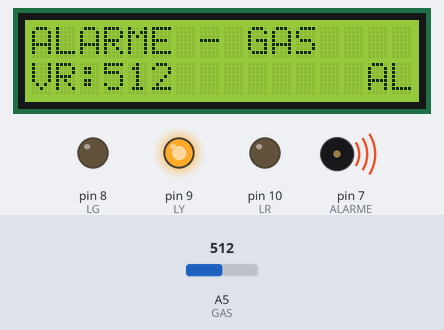
Bench run of a sketch on a simulated Arduino Uno, built with avr-gcc and run on an emulated ATmega328P. On the bench: 16×2 character LCD, output pins drawn as LEDs (lit = HIGH), buzzer (waves = sounding). The inputs (shaded band) are chosen by the test bench; at power-on: A5 (GAS) = 512.

Above: at 1.2 s.
1.3 s: A5 (GAS) set to 610
At 3.2 s:
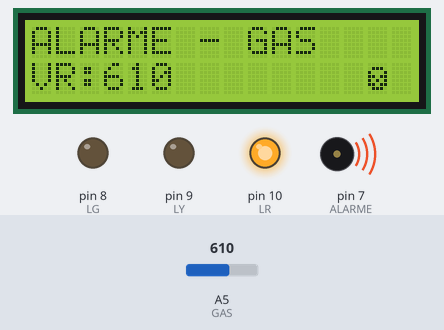
3.5 s: A5 (GAS) set to 390
At 5.1 s:
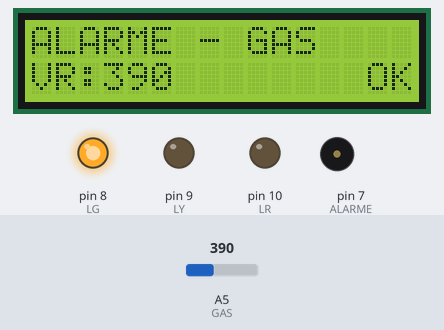
5.5 s: A5 (GAS) set to 412
At 6.7 s:
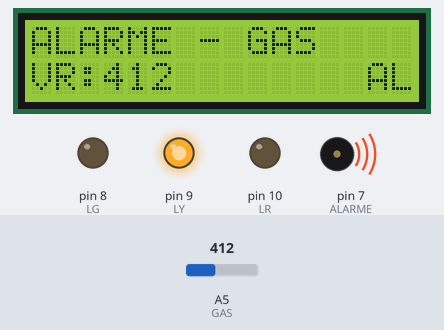
Timing chart, 0 to 8.5 s (numbered marks = the images above; inputs shaded):
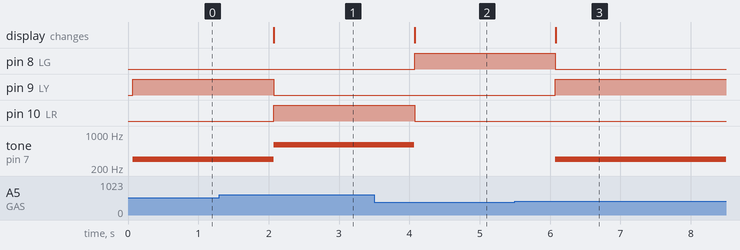

Measured:
- the behaviour switches between 400 and 401 on A5 (GAS) (found by bisection; images 2 and 3)
- after the input at 1.3 s, pin 9 (LY): HIGH → LOW after 0.77 s; pin 10 (LR): LOW → HIGH after 0.77 s; tone on pin 7 (ALARME): 300 Hz → 600 Hz after 0.77 s; the display: changes after 0.77 s (image 1)
- after the input at 3.5 s, pin 8 (LG): LOW → HIGH after 0.57 s; pin 10 (LR): HIGH → LOW after 0.57 s; tone on pin 7 (ALARME): 600 Hz → silent after 0.57 s; the display: changes after 0.57 s (image 2)
- after the input at 5.5 s, pin 8 (LG): HIGH → LOW after 0.58 s; pin 9 (LY): LOW → HIGH after 0.58 s; tone on pin 7 (ALARME): silent → 300 Hz after 0.58 s; the display: changes after 0.58 s (image 3)

The sketch:

alarme_gas1.ino
```cpp
#include <LiquidCrystal.h>

LiquidCrystal lcd(12, 11, 5, 4, 3, 2);

#define GAS A5
#define ALARME 7

#define LG 8
#define LY 9
#define LR 10

byte caveira[8]={
 B00000,
 B01110,
 B10001,
 B11011,
 B10101,
 B11011,
 B01110,
 B00000,
};

int vr;

int pos = 14;

void alarme(){

   lcd.setCursor(14, 1);

  if (vr > 600){
    tone(ALARME, 600);
    lcd.print("  ");
    lcd.setCursor(pos, 1);
    lcd.write(1);

    digitalWrite(LG, LOW);
    digitalWrite(LR, HIGH);
    digitalWrite(LY, LOW);

  }else if (vr > 400 && vr < 600){
    tone(ALARME,300);
    lcd.print("AL");

    digitalWrite(LG, LOW);
    digitalWrite(LR, LOW);
    digitalWrite(LY, HIGH);


  }
  else{
    noTone(ALARME);
    lcd.print("OK");

    digitalWrite(LG, HIGH);
    digitalWrite(LR, LOW);
    digitalWrite(LY, LOW);
  }

}

void setup() {
  lcd.createChar(1, caveira);

  pinMode(GAS, INPUT);
  pinMode(ALARME, OUTPUT);

  pinMode(LY, OUTPUT);
  pinMode(LG, OUTPUT);
  pinMode(LR, OUTPUT);

  lcd.begin(16, 2);
  lcd.print("ALARME - GAS");
}

void loop() {
  vr = analogRead(GAS);
  alarme();

  lcd.setCursor(0, 1);
  lcd.print("VR:");
  lcd.print(vr);

  delay(1000);
}
```
